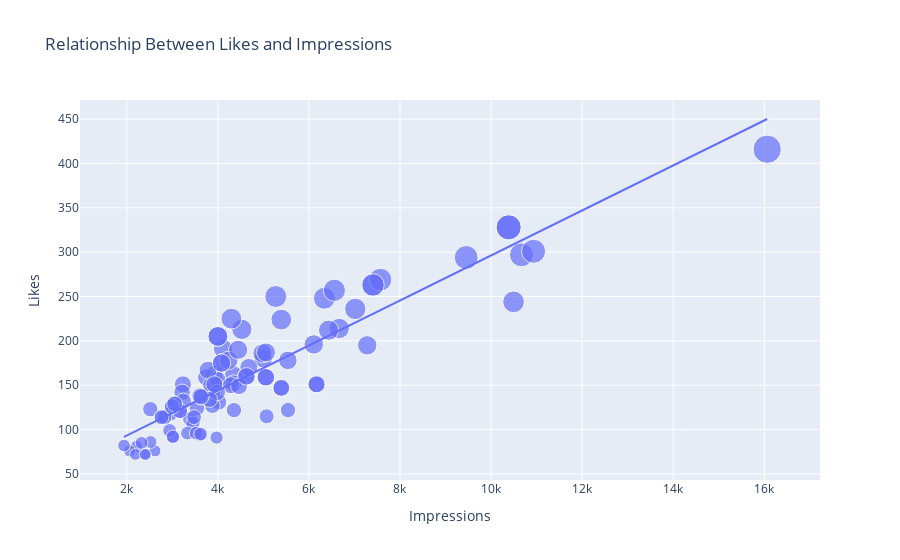

The notebook cell saved with this chart:
### Code cell
figure = px.scatter(data_frame=data,x="Impressions",y="Likes",size="Likes",trendline="ols",title="Relationship Between Likes and Impressions")
figure.show()
